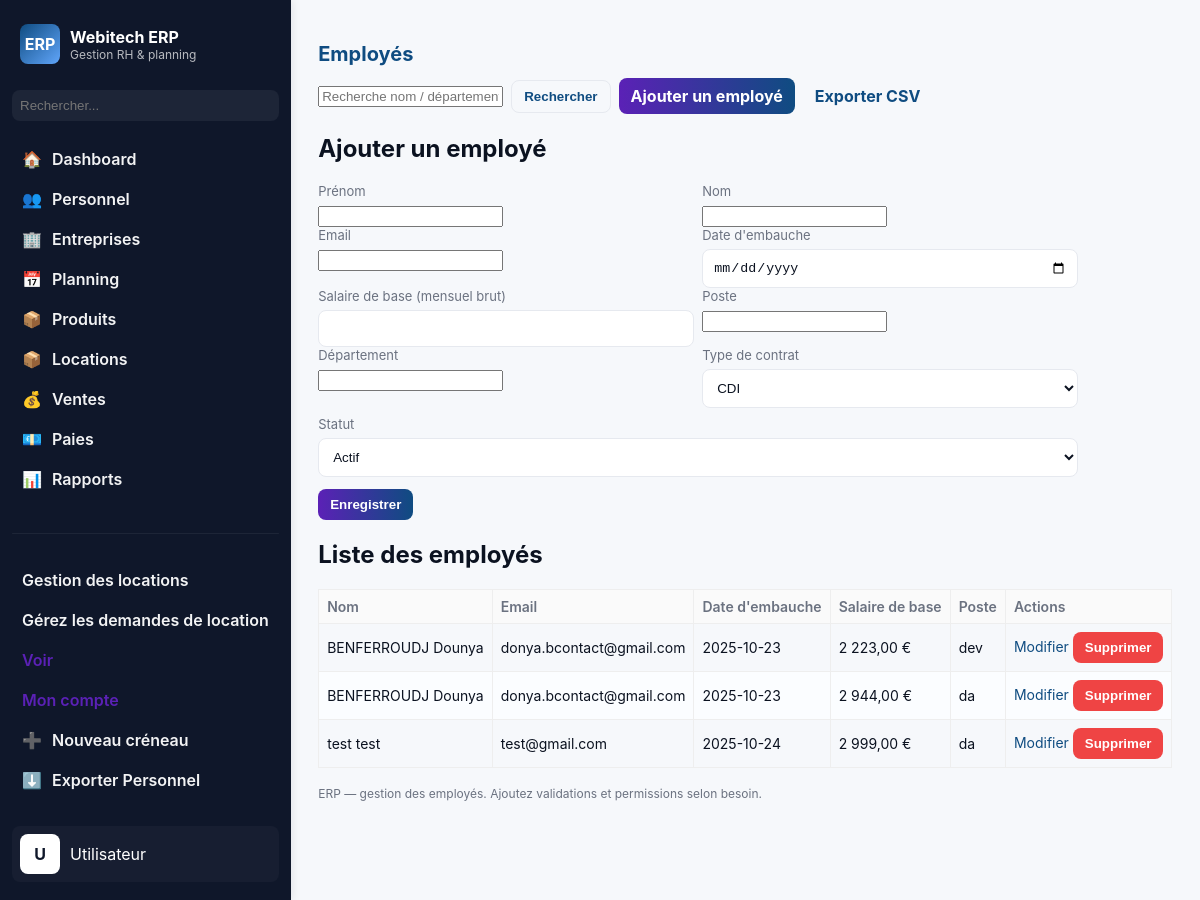
Screenshot of /erp/employees.php with the database file from the repository.
### tables this page shows
CREATE TABLE `erp_employees` (
  `id` int(11) NOT NULL,
  `company_id` int(11) DEFAULT NULL,
  `customer_id` int(11) DEFAULT NULL,
  `first_name` varchar(120) NOT NULL,
  `last_name` varchar(120) NOT NULL,
  `email` varchar(180) DEFAULT NULL,
  `hire_date` date DEFAULT NULL,
  `base_salary` decimal(10,2) DEFAULT '0.00',
  `job_title` varchar(180) DEFAULT NULL,
  `department` varchar(180) DEFAULT NULL,
  `contract_type` enum('CDI','CDD','Freelance','Stage','Alternance') DEFAULT 'CDI',
  `status` enum('active','inactive') DEFAULT 'active',
  `created_at` timestamp NOT NULL DEFAULT CURRENT_TIMESTAMP,
  `updated_at` timestamp NULL DEFAULT NULL ON UPDATE CURRENT_TIMESTAMP
);

### erp/includes/employees.php (called while the page is built, shortened)
 <?php
require_once __DIR__ . '/../../crm/config/database.php';
$action = $_GET['action'] ?? 'list';
$q = trim((string)($_GET['q'] ?? ''));
$page = max(1, (int)($_GET['page'] ?? 1));
$perPage = 50;
function fetchEmployees(PDO $pdo, string $q = '', int $limit = 50, int $offset = 0): array {
    $params = [];
    $where = [];
    $sql = "SELECT * FROM erp_employees" . (count($where) ? (" WHERE ".implode(' AND ', $where)) : "") . " ORDER BY last_name, first_name LIMIT :lim OFFSET :off";
    $stmt = $pdo->prepare($sql);
    $stmt->bindValue(':lim', $limit, PDO::PARAM_INT);
    $stmt->bindValue(':off', $offset, PDO::PARAM_INT);
    $stmt->execute();
    return $stmt->fetchAll(PDO::FETCH_ASSOC);
}
$current = null;
if ($action === 'edit') {
    $current = fetchEmployee($pdo, (int)($_GET['id'] ?? 0));
} elseif ($action === 'add') {
    $current = null;
} else {
    $offset = ($page - 1) * $perPage;
    $employees = fetchEmployees($pdo, $q, $perPage, $offset);
}

### erp/employees.php (the view, shortened to what this page needs)
<?php
include __DIR__ . '/includes/employees.php';
?>
<!DOCTYPE html>
<html lang="fr">
<head>
  <link rel="stylesheet" href="assets/css/style.css">
</head>
<body>
   <?php include 'erp_nav.php'; ?>
  <div class="wrapper">
    <h1>Employés</h1>
    <section style="margin-bottom:12px">
      <form method="get" style="display:flex;gap:8px;align-items:center">
        <input name="q" placeholder="Recherche nom / département" value="<?= htmlspecialchars($q) ?>">
        <button class="btn btn-ghost">Rechercher</button>
        <a class="btn btn-primary" href="employees.php?action=add">Ajouter un employé</a>
        <a class="btn" href="employees.php?action=export<?= $q ? '&q=' . urlencode($q) : '' ?>">Exporter CSV</a>
      </form>
    </section>
    <section>
      <h2><?= $current ? 'Modifier' : 'Ajouter' ?> un employé</h2>
      <form method="post" style="max-width:760px">
        <div class="form-row">
          <div class="form-field">
            <label>Prénom</label>
            <input name="first_name" required value="<?= htmlspecialchars($current['first_name'] ?? '') ?>">
          </div>
          <div class="form-field">
            <label>Nom</label>
            <input name="last_name" required value="<?= htmlspecialchars($current['last_name'] ?? '') ?>">
          </div>
        </div>
        <div class="form-row">
          <div class="form-field">
            <label>Email</label>
            <input type="email" name="email" value="<?= htmlspecialchars($current['email'] ?? '') ?>">
          </div>
          <div class="form-field">
            <label>Date d'embauche</label>
            <input type="date" name="hire_date" value="<?= htmlspecialchars($current['hire_date'] ?? '') ?>">
          </div>
        </div>
        <div class="form-row">
          <div class="form-field">
            <label>Salaire de base (mensuel brut)</label>
            <input type="number" step="0.01" name="base_salary" value="<?= htmlspecialchars($current['base_salary'] ?? '') ?>">
          </div>
          <div class="form-field">
            <label>Poste</label>
            <input name="job_title" value="<?= htmlspecialchars($current['job_title'] ?? '') ?>">
          </div>
        </div>
        <div class="form-row">
          <div class="form-field">
            <label>Département</label>
            <input name="department" value="<?= htmlspecialchars($current['department'] ?? '') ?>">
          </div>
          <div class="form-field">
            <label>Type de contrat</label>
            <select name="contract_type">
              <?php foreach (['CDI','CDD','Freelance','Stage','Alternance'] as $ct): ?>
                <option value="<?= $ct ?>" <?= (($current['contract_type'] ?? '') === $ct) ? 'selected' : '' ?>><?= $ct ?></option>
              <?php endforeach; ?>
            </select>
          </div>
        </div>
        <div style="margin-top:8px">
          <label>Statut</label>
          <select name="status">
            <?php foreach (['active' => 'Actif', 'inactive' => 'Inactif'] as $val => $label): ?>
              <option value="<?= $val ?>" <?= (($current['status'] ?? 'active') === $val) ? 'selected' : '' ?>><?= $label ?></option>
            <?php endforeach; ?>
          </select>
        </div>
        <div style="margin-top:12px">
          <button class="btn btn-primary" type="submit">Enregistrer</button>
        </div>
      </form>
    </section>
    <section style="margin-top:18px">
      <h2>Liste des employés</h2>
      <table class="table-compact">
        <thead>
          <tr>
            <th>Nom</th>
            <th>Email</th>
            <th>Date d'embauche</th>
            <th>Salaire de base</th>
            <th>Poste</th>
            <th>Actions</th>
          </tr>
        </thead>
        <tbody>
          <?php foreach ($employees as $e): ?>
            <tr>
              <td><?= htmlspecialchars($e['last_name'] . ' ' . $e['first_name']) ?></td>
              <td><?= htmlspecialchars($e['email']) ?></td>
              <td><?= htmlspecialchars($e['hire_date']) ?></td>
              <td><?= number_format((float)$e['base_salary'], 2, ',', ' ') ?> €</td>
              <td><?= htmlspecialchars($e['job_title']) ?></td>
              <td>
                <a href="employees.php?action=edit&id=<?= (int)$e['id'] ?>">Modifier</a>
                <form method="post" style="display:inline" onsubmit="return confirm('Supprimer cet employé ?')">
                  <button class="btn btn-danger" type="submit">Supprimer</button>
                </form>
              </td>
            </tr>
          <?php endforeach; ?>
        </tbody>
      </table>
    </section>
    <footer style="margin-top:18px" class="small">ERP — gestion des employés. Ajoutez validations et permissions selon besoin.</footer>
  </div>
</body>
</html>

### erp/assets/css/style.css (style rules this page uses)
:root { --bg:#f6f8fb; --card:#ffffff; --muted:#6b7280; --accent:#0f4c81; --accent-2:#5b21b6; --line:#e6e9ef; --text:#0b1220; --shadow: 0 8px 24px rgba(16,24,40,0.06); --success:#16a34a; --danger:#ef4444; --radius:10px; }
* { box-sizing:border-box }
html,body { height:100%;margin:0;font-family:Inter,Arial,sans-serif;background:var(--bg);color:var(--text);-webkit-font-smoothing:antialiased }
a { color:var(--accent);text-decoration:none }
.wrapper { max-width:1100px;margin:24px auto;padding:18px }
h1 { margin:0 0 12px;font-size:20px;color:var(--accent) }
.table-compact { width:100%;border-collapse:collapse }
.table-compact th,.table-compact td { border:1px solid #eee;padding:8px;text-align:left;font-size:14px }
.table-compact th { background:#fafafa;color:var(--muted);font-weight:600 }
.table-compact tr:nth-child(even) { background:#fbfdff }
form { display:block;margin:6px 0 }
.form-row { display:flex;gap:8px;flex-wrap:wrap }
.form-row .form-field { flex:1;min-width:160px }
input[type="text"],input[type="number"],input[type="date"],select,textarea { width:100%;padding:10px;border:1px solid var(--line);border-radius:8px;background:#fff;color:var(--text); }
label { display:block;font-size:13px;color:var(--muted);margin-bottom:6px }
.btn { display:inline-block;padding:8px 12px;border-radius:8px;border:0;cursor:pointer;font-weight:700 }
.btn-primary { background:linear-gradient(90deg,var(--accent-2),var(--accent));color:#fff }
.btn-ghost { background:transparent;border:1px solid var(--line);color:var(--accent) }
.btn-danger { background:var(--danger);color:#fff }
.small { font-size:12px;color:var(--muted) }

### rows the page displays
erp_employees: last_name+first_name "BENFERROUDJ Dounya", email "donya.bcontact@gmail.com", hire_date "2025-10-23", base_salary "2 223,00", job_title "dev"
erp_employees: last_name+first_name "BENFERROUDJ Dounya", email "donya.bcontact@gmail.com", hire_date "2025-10-23", base_salary "2 944,00", job_title "da"
erp_employees: last_name+first_name "test test", email "test@gmail.com", hire_date "2025-10-24", base_salary "2 999,00", job_title "da"

### other values shown
$_SESSION['user_name'] "Utilisateur"
form field contract_type "CDI"
form field status "Actif"
